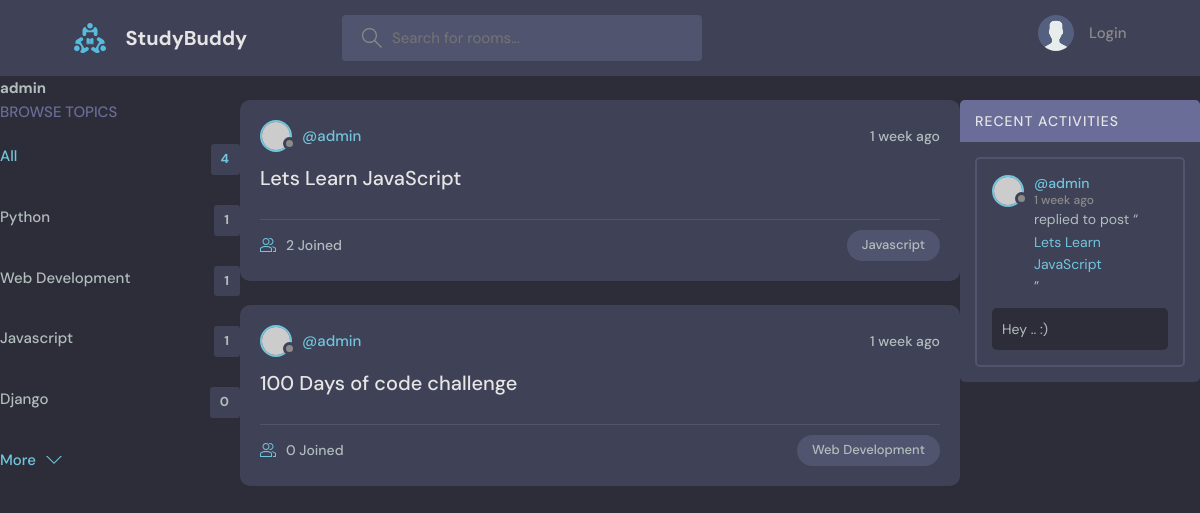
/profile/1/, run on an earlier commit of the app's database.
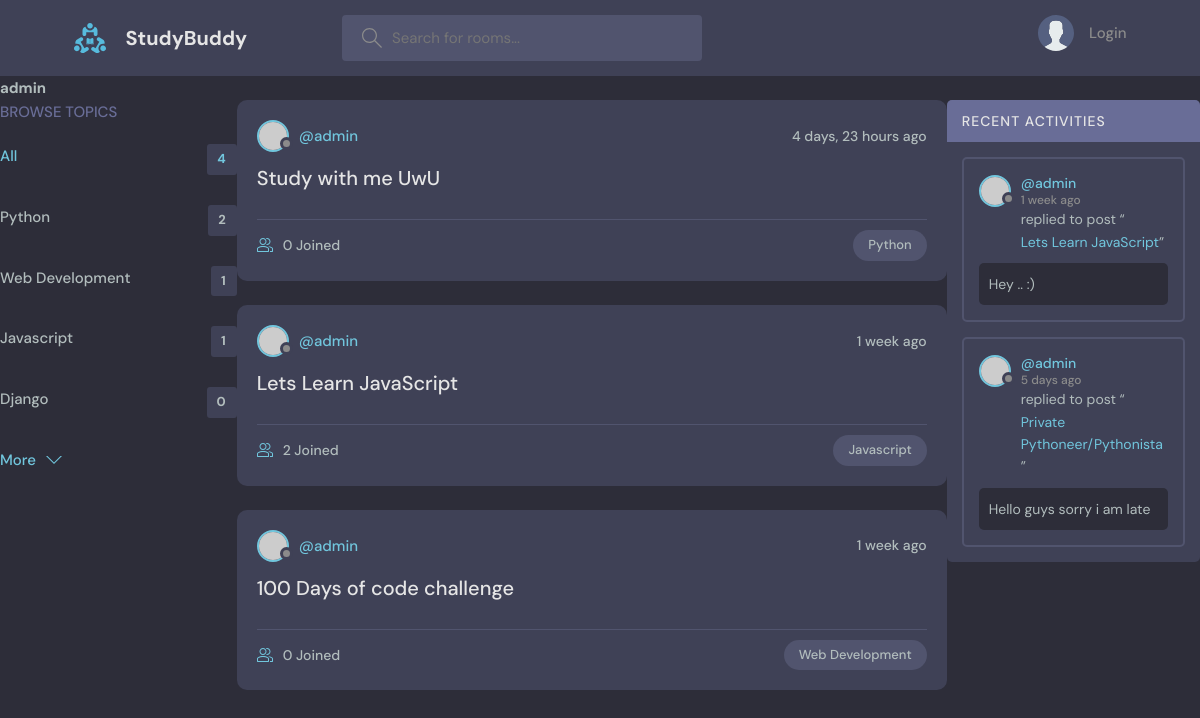
And on a later commit of the database.
### base/models.py (models this page shows, shortened)
class Topic(models.Model):
    name = models.CharField(max_length=200)

class Room(models.Model):
    host = models.ForeignKey(User, on_delete=models.SET_NULL, null=True)
    topic = models.ForeignKey(Topic, on_delete=models.SET_NULL, null=True)
    name =  models.CharField(max_length=200)
    description = models.TextField(null=True, blank=True)
    participants = models.ManyToManyField(User, related_name='participants', blank=True)
    updated = models.DateTimeField(auto_now=True)
    created = models.DateTimeField(auto_now_add=True)
    class Meta:
        ordering = ['-updated', '-created']

class Message(models.Model):
    user = models.ForeignKey(User, on_delete=models.CASCADE)
    room = models.ForeignKey(Room, on_delete=models.CASCADE)
    body = models.TextField()
    updated = models.DateTimeField(auto_now=True)
    created = models.DateTimeField(auto_now_add=True)

### base/views.py (the view)
# urls.py: path('profile/<str:pk>/', views.userProfile, name="user-profile"),
def userProfile(request, pk):
    user = User.objects.get(id=pk)
    rooms = user.room_set.all()
    room_messages = user.message_set.all()
    topics = Topic.objects.all()
    context={'user': user, 'rooms': rooms, 'room_messages': room_messages, 'topics': topics  }
    return render(request, 'base/profile.html', context)

### base/templates/base/profile.html (shortened to what this page needs)
{% extends 'main.html' %}
{% block content %}
<h1>{{user.username}}</h1>
<div class="profile-container">
    <div>
        {% include 'base/topic_component.html' %}
    </div>
    <div>
        {% include 'base/feed_component.html' %}
    </div>
    <div>
        {% include 'base/activity_component.html' %}
    </div>
</div>
{% endblock content %}

### templates/main.html (shortened to what this page needs)
<!DOCTYPE html>
{% load static %}
<html lang="en">
  <head>
    <link rel="stylesheet" href="{% static 'styles/style.css' %}" />
  </head>
  <body>
    {% include 'navbar.html' %}
    {% block content %}
    {% endblock %}
    </body>
</html>

### templates/navbar.html (shortened to what this page needs)
{% load static %}
<header class="header header--loggedIn">
    <div class="container">
      <a href="{% url 'home' %}" class="header__logo">
        <img src="{% static 'images/logo.svg'%}" />
        <h1>StudyBuddy</h1>
      </a>
      <form class="header__search" method="GET" action="{% url 'home' %}">
        <label>
          <input name="q" placeholder="Search for rooms..." />
        </label>
      </form>
      <nav class="header__menu">
        {% if request.user.is_authenticated %}
        <div class="header__user">
          <a href="profile.html">
            <div class="avatar avatar--medium active">
              <img src="https://randomuser.me/api/portraits/men/37.jpg" />
            </div>
            <p>{{request.user.username}}<span>@{{request.user.username}}</span></p>
          </a>
          <button class="dropdown-button">
            <svg version="1.1" xmlns="http://www.w3.org/2000/svg" width="32" height="32" viewBox="0 0 32 32">
              <title>chevron-down</title>
              <path d="M16 21l-13-13h-3l16 16 16-16h-3l-13 13z"></path>
            </svg>
          </button>
        </div>
        {% else %}
        <a href="{% url 'login' %}">
          <img src="{% static 'images/avatar.svg'%}" />
          <p>Login</p>
        </a>
        {% endif %}
      </nav>
    </div>
</header>

### base/templates/base/topic_component.html
<div class="topics">
    <div class="topics__header">
      <h2>Browse Topics</h2>
    </div>
    <ul class="topics__list">
      <li>
        <a href="{% url 'home' %}" class="active">All <span>{{topics.count}}</span></a>
      </li>
      {% for topic in topics %}
      <li>
        <a href="{% url 'home' %}?q={{topic.name}}">{{topic.name}}<span>{{topic.room_set.all.count}}</span></a>
      </li>
      {% endfor %}
    </ul>
    <a class="btn btn--link" href="/">
      More
      <svg version="1.1" xmlns="http://www.w3.org/2000/svg" width="32" height="32" viewBox="0 0 32 32">
        <title>chevron-down</title>
        <path d="M16 21l-13-13h-3l16 16 16-16h-3l-13 13z"></path>
      </svg>
    </a>
  </div>

### base/templates/base/feed_component.html (shortened to what this page needs)
{% for room in rooms %}
<div class="roomListRoom">
    <div class="roomListRoom__header">
      <a href="{% url 'user-profile' room.host.id %}" class="roomListRoom__author">
        <div class="avatar avatar--small">
          <img src="https://randomuser.me/api/portraits/women/11.jpg" />
        </div>
        <span>@{{room.host.username}}</span>
      </a>
      <div class="roomListRoom__actions">
        <span>{{room.created|timesince}} ago</span>
      </div>
    </div>
    <div class="roomListRoom__content">
      <a href="{% url 'room' room.id %}">{{room.name}}</a>
    </div>
    <div class="roomListRoom__meta">
      <a href="{% url 'room' room.id %}" class="roomListRoom__joined">
        {{room.participants.all.count}} Joined
      </a>
      <p class="roomListRoom__topic">{{room.topic.name}}</p>
    </div>
</div>
{% endfor %}

### base/templates/base/activity_component.html (shortened to what this page needs)
<div class="activities">
    <div class="activities__header">
      <h2>Recent Activities</h2>
    </div>
    {% for message in room_messages %}
    <div class="activities__box">
      <div class="activities__boxHeader roomListRoom__header">
        <a href="{% url 'user-profile' message.user.id %}" class="roomListRoom__author">
          <div class="avatar avatar--small">
            <img src="https://randomuser.me/api/portraits/women/11.jpg" />
          </div>
          <p>
            @{{message.user}}
            <span>{{message.created|timesince}} ago</span>
          </p>
        </a>
      </div>
      <div class="activities__boxContent">
        <p>replied to post “<a href="{% url 'room' message.room.id %}">{{message.room.name}}</a>”</p>
        <div class="activities__boxRoomContent">
          {{message.body}}
        </div>
      </div>
    </div>
    {% endfor %}
  </div>

### base/templates/base/profile.html (style rules this page uses)
.profile-container { display: grid; grid-template-columns: 1fr 3fr 1fr; }

What changed in the data, as far as the page shows it:
computed for Topic "Python": room_set.all.count "1" → "2"
added Room: host.username "admin", created "4 days, 23 hours", name "Study with me UwU", participants.all.count "0", topic.name "Python"
added Message: user "admin", created "5 days", room.name "Private Pythoneer/Pythonista", body "Hello guys sorry i am late"
